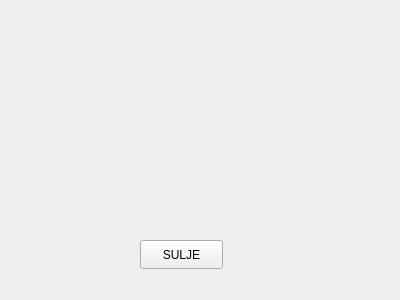
<?xml version="1.0" encoding="UTF-8"?>
<ui version="4.0">
 <class>saldoWindow</class>
 <widget class="QWidget" name="saldoWindow">
  <property name="geometry">
   <rect>
    <x>0</x>
    <y>0</y>
    <width>400</width>
    <height>300</height>
   </rect>
  </property>
  <property name="windowTitle">
   <string>Form</string>
  </property>
  <widget class="QLabel" name="labelSaldo">
   <property name="geometry">
    <rect>
     <x>30</x>
     <y>130</y>
     <width>331</width>
     <height>61</height>
    </rect>
   </property>
   <property name="text">
    <string/>
   </property>
  </widget>
  <widget class="QPushButton" name="suljeButton">
   <property name="geometry">
    <rect>
     <x>140</x>
     <y>240</y>
     <width>83</width>
     <height>29</height>
    </rect>
   </property>
   <property name="text">
    <string>SULJE</string>
   </property>
  </widget>
  <widget class="QLabel" name="labelAsiakas">
   <property name="geometry">
    <rect>
     <x>40</x>
     <y>40</y>
     <width>321</width>
     <height>81</height>
    </rect>
   </property>
   <property name="text">
    <string/>
   </property>
  </widget>
  <widget class="QLabel" name="labelTapahtuma">
   <property name="geometry">
    <rect>
     <x>260</x>
     <y>70</y>
     <width>131</width>
     <height>191</height>
    </rect>
   </property>
   <property name="text">
    <string/>
   </property>
  </widget>
 </widget>
 <resources/>
 <connections/>
</ui>
